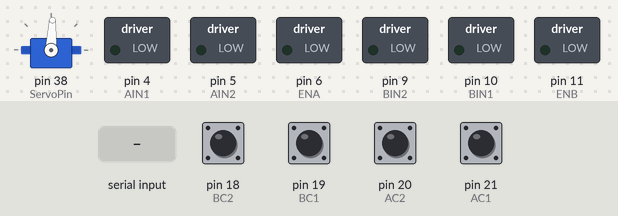
Simulated run of this sketch. Board: Arduino Mega 2560, built with avr-gcc and run on an emulated ATmega2560. Parts: servo, switched loads named in the sketch (green lamp = pin HIGH). The inputs (shaded band) are chosen by the test bench; at power-on: pin 18 (BC2), pin 19 (BC1), pin 20 (AC2), pin 21 (AC1) HIGH. What the sketch prints to the serial monitor is not drawn.

Above: at 0.45 s.
At 1.2 s:
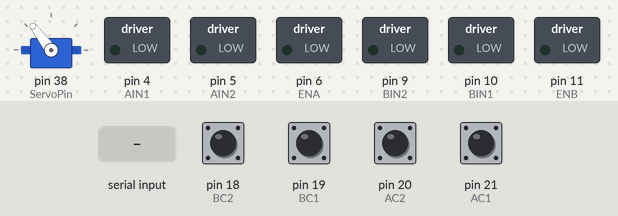
1.3 s: "1\n" received over Serial
At 2.5 s:
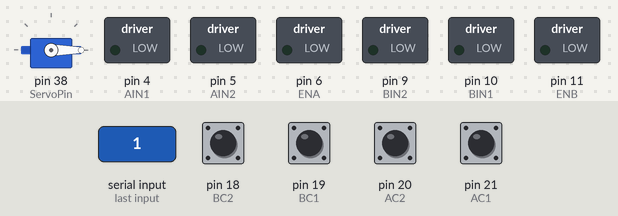
Timing chart, 0 to 4.3 s (numbered marks = the images above; inputs shaded):
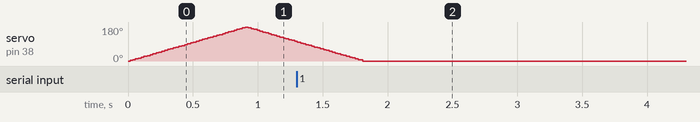

The sketch:

main.ino
```cpp
#include <Servo.h> //Imports the library Servo
//GeeKee CeeBee
#define trigPin 3 // TriggerSensor
#define echoPin 2 // EchoSensor

#define ServoPin 38 // Servo pin
#define MAXANG 180 // Servo máx angle
#define MINANG 0 // Servo min angle
#define SCOOPDELAY 5

#define ENA 6 // D6
#define ENB 11

#define AIN1 4 // D4
#define AIN2 5 // D5
#define BIN1 10 // D10
#define BIN2 9 // D9

#define AC1 21 // D2
#define AC2 20 // D3
#define BC1 19 // D7
#define BC2 18 // D8

#define baud 115200

#define pi 3.1415

Servo servo; //Defines the object Servo of type(class) Servo
int angle = 0; // Defines an integer

// ************ DEFINITIONS A************
volatile long EncoderCountA = 0;
float ThetaA_prev, ThetaB_prev;
float RPM_A;
float vel_A;
int PWM_A_val;
float Dist_A;
// ************ DEFINITIONS B************
volatile long EncoderCountB = 0;
float ThetaA, ThetaB;
float RPM_B;
float vel_B;
int PWM_B_val;
float Dist_B;


float Pos_x, Pos_y;
float Vel_lin, Vel_x, Vel_y;
float Vel_ang, Theta;

unsigned long t, t_prev;
int dt;

float NFactor = 1500;
int PWM_min = 150;
int PWM_max = 255;

char msg[60];
float Diam_ruedas = 0.065;
float R_ruedas = Diam_ruedas/2;
float L_robot = (320-26)/2;

int instruction = -1;

int duration;
int distance;

unsigned long startScoop = 0;
unsigned long currentMillis = 0;

int agarro_castana = 0;
int scooping = 0;


byte buffer[3];
void checkDistance()
{
    // Clear the trigPin by setting it LOW:
  digitalWrite(trigPin, LOW);
  delayMicroseconds(5);

  // Trigger the sensor by setting the trigPin high for 10 microseconds:
  digitalWrite(trigPin, HIGH);
  delayMicroseconds(10);
  digitalWrite(trigPin, LOW);

  // Read the echoPin, pulseIn() returns the duration (length of the pulse) in microseconds:
  duration = pulseIn(echoPin, HIGH);
  // Calculate the distance:
  distance = duration * 0.034 / 2;

  // Print the distance on the Serial Monitor (Ctrl+Shift+M):
}

void scoop() {
    // The following loop runs until the servo is turned to 180 degrees
    // Serial.println("scooping");
    if(scooping == 1){
      currentMillis = millis();
      if (currentMillis - startScoop >= SCOOPDELAY) {
          angle++;
          servo.write(angle);
          startScoop = currentMillis;
      }
      if(angle >= MAXANG){
        scooping = 2;
      }
    }
    if(scooping == 2){
      currentMillis = millis();
      if (currentMillis - startScoop >= SCOOPDELAY) {
          angle--;
          servo.write(angle);
          startScoop = currentMillis;
      }
      if(angle <= MINANG){
        scooping = 3;
      }
    }
}

int sign(int x) {
  if (x > 0) {
    return 1;
  } else if (x < 0) {
    return -1;
  } else {
    return 0;
  }
}


int CheckPWM(int PWM_val)
{
    if (abs(PWM_val) < PWM_min){
        return int(sign(PWM_val) * PWM_min);
    }
    if (abs(PWM_val) > PWM_max){
        return int(sign(PWM_val) * PWM_max);
    }
    return PWM_val;
}

void WriteDriverVoltageA(int PWM_val)
{
    if (PWM_val > 0){
        digitalWrite(AIN1, HIGH);
        digitalWrite(AIN2, LOW);
    }
    else if (PWM_val < 0){
        digitalWrite(AIN1, LOW);
        digitalWrite(AIN2, HIGH);
    }
    else{
        digitalWrite(AIN1, LOW);
        digitalWrite(AIN2, LOW);
    }
    analogWrite(ENA, abs(PWM_val));
}
void WriteDriverVoltageB(int PWM_val)
{
    if (PWM_val < 0){
        digitalWrite(BIN1, HIGH);
        digitalWrite(BIN2, LOW);
    }
    else if (PWM_val > 0){
        digitalWrite(BIN1, LOW);
        digitalWrite(BIN2, HIGH);
    }
    else{
        digitalWrite(BIN1, LOW);
        digitalWrite(BIN2, LOW);
    }
    analogWrite(ENB, abs(PWM_val));
}

void ISR_EncoderA2() {
  bool PinB = digitalRead(AC2);
  bool PinA = digitalRead(AC1);

  if (PinB == LOW) {
    if (PinA == HIGH) {
      EncoderCountA++;
    }
    else {
      EncoderCountA--;
    }
  }

  else {
    if (PinA == HIGH) {
      EncoderCountA--;
    }
    else {
      EncoderCountA++;
    }
  }
}
void ISR_EncoderA1() {
  bool PinB = digitalRead(AC2);
  bool PinA = digitalRead(AC1);

  if (PinA == LOW) {
    if (PinB == HIGH) {
      EncoderCountA--;
    }
    else {
      EncoderCountA++;
    }
  }

  else {
    if (PinB == HIGH) {
      EncoderCountA++;
    }
    else {
      EncoderCountA--;
    }
  }
}
void ISR_EncoderB2() {
  bool PinB = digitalRead(BC2);
  bool PinA = digitalRead(BC1);

  if (PinA == LOW) {
    if (PinB == HIGH) {
      EncoderCountB++;
    } else {
      EncoderCountB--;
    }
  } else {
    if (PinB == HIGH) {
      EncoderCountB--;
    } else {
      EncoderCountB++;
    }
  }
}
void ISR_EncoderB1() {
  bool PinB = digitalRead(BC2);
  bool PinA = digitalRead(BC1);

  if (PinA == LOW) {
    if (PinB == HIGH) {
      EncoderCountB--;
    } else {
      EncoderCountB++;
    }
  } else {
    if (PinB == HIGH) {
      EncoderCountB++;
    } else {
      EncoderCountB--;
    }
  }
}

void readSerialPort() {
  if (Serial.available() > 0) {
    String msga= Serial.readStringUntil('\n');
    Serial.println(msga);
  }
}


void setup() {
  Serial.begin(baud);
  pinMode(AC1, INPUT_PULLUP);
  pinMode(AC2, INPUT_PULLUP);
  pinMode(BC1, INPUT_PULLUP);
  pinMode(BC2, INPUT_PULLUP);
  attachInterrupt(digitalPinToInterrupt(AC1), ISR_EncoderA1, CHANGE);
  attachInterrupt(digitalPinToInterrupt(AC2), ISR_EncoderA2, CHANGE);
  attachInterrupt(digitalPinToInterrupt(BC1), ISR_EncoderB1, CHANGE);
  attachInterrupt(digitalPinToInterrupt(BC2), ISR_EncoderB2, CHANGE);
  pinMode(AIN1, OUTPUT);
  pinMode(AIN2, OUTPUT);
  pinMode(BIN1, OUTPUT);
  pinMode(BIN2, OUTPUT);
  pinMode(trigPin, OUTPUT);
  pinMode(echoPin, INPUT);
  servo.attach(ServoPin); // States that the servo is attached to pin 5
  servo.write(angle);

}

void loop() {
  readSerialPort();
  if(scooping == 0){
    if(distance < 9){
      distance = 12;
      scooping = 1;
      startScoop = millis();
    }
  }

  if(scooping == 1 || scooping == 2){
    scoop();
  }

  if(scooping == 3){
    if(millis()-startScoop >= 1600){
      scooping = 0;
    }
  }
  if ((millis() - t_prev)>= 50) {
      if(scooping == 0){
        //checkDistance();
      }
      t = millis();
      ThetaA = EncoderCountA;
      ThetaB = EncoderCountB;
      Dist_A = Dist_A + ((ThetaA - ThetaA_prev)) / NFactor * pi * Diam_ruedas;
      Dist_B = Dist_B + ((ThetaB - ThetaB_prev)) / NFactor * pi * Diam_ruedas;
      dt = t - t_prev;
      RPM_A = 1000 * (ThetaA - ThetaA_prev)/ dt * 60.0 / NFactor;
      RPM_B = 1000 * (ThetaB - ThetaB_prev)/ dt * 60.0 / NFactor;
      if(scooping == 0){
        WriteDriverVoltageA(PWM_A_val);
        WriteDriverVoltageB(PWM_B_val);
      }
      else{
        WriteDriverVoltageA(0);
        WriteDriverVoltageB(0);
      }

      vel_A = RPM_A * pi * 2 / 60.0;
      vel_B = RPM_B * pi * 2 / 60.0;
      Vel_ang = R_ruedas * (vel_B - vel_A) / L_robot;
      Theta = Theta + Vel_ang*dt/1000;
      Vel_lin = R_ruedas * (vel_A + vel_B) / 2;
      Vel_x = Vel_lin * cos(Theta);
      Vel_y = Vel_lin * sin(Theta);
      Pos_x = Pos_x + (Vel_x*dt)/1000;
      Pos_y = Pos_y + (Vel_y*dt)/1000;

      Serial.print("PWMA: ");
      Serial.print(PWM_A_val);

      Serial.print("PWMB: ");
      Serial.println(PWM_B_val);

      //Serial.print("POSX: ");
      //Serial.print(Pos_x);
      //Serial.print("POSY: ");
      //Serial.print(Pos_y);
      //Serial.print("Theta");
      //sSerial.println(Theta);


      ThetaA_prev = ThetaA;
      ThetaB_prev = ThetaB;
      t_prev = t;
  }
}
```
